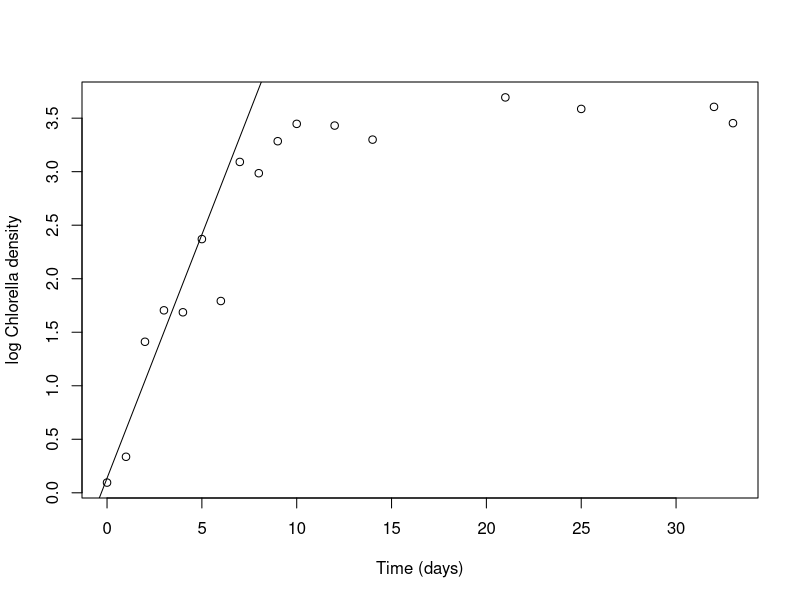

Write R code to recreate this figure.
rm(list=ls(all=TRUE)); # clear past actions from R's memory 

### Enter the data
### Note: a line starting with # is a comment, and R ignores these.  
cvals=c(1.1,1.4,4.1,5.5,5.4,10.7,6.0,22.0,19.8,26.7,31.4,30.9,27.1,40.2,36.1,36.8,31.6);
tvals=c(0,1,2,3,4,5,6,7,8,9,10,12,14,21,25,32,33);  

### Plot the data 
plot(tvals,log(cvals),xlab="Time (days)",ylab="log Chlorella density"); 

### Fit the exponential growth phase using lm()
y=log(cvals[1:5]); x=tvals[1:5]; 
fit = lm(y~x); summary(fit); 

### add the fit to the data plot
abline(fit); 

### parameter estimates from the fitted model 
x0=exp(fit$coef[1]); R=exp(fit$coef[2]); 
b=(1-1/R)/35; b; 

